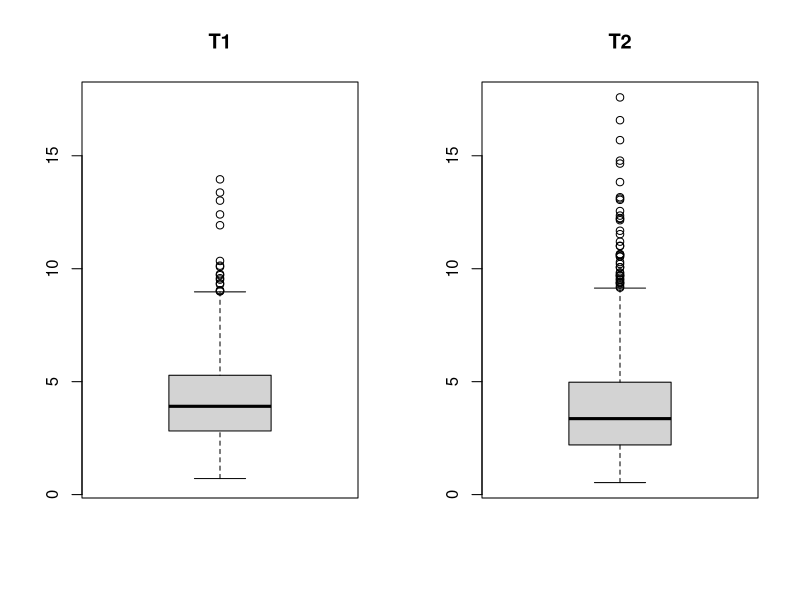
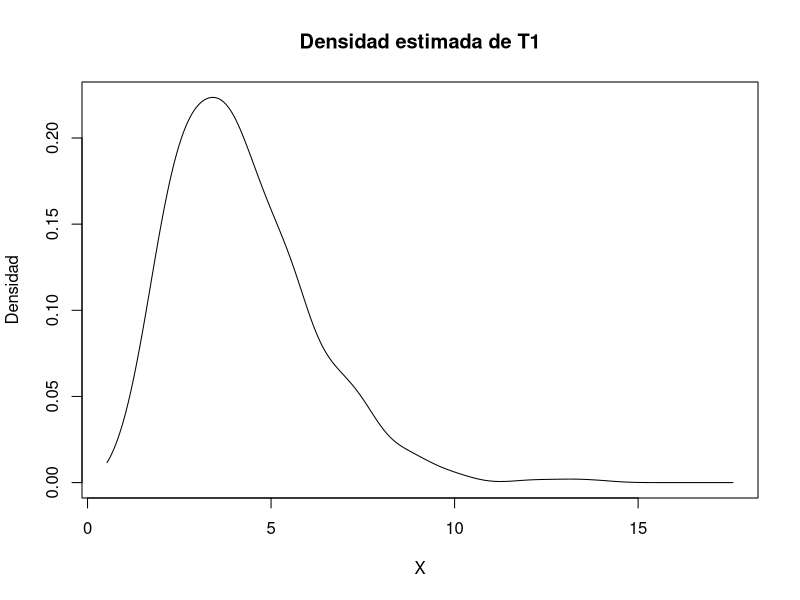
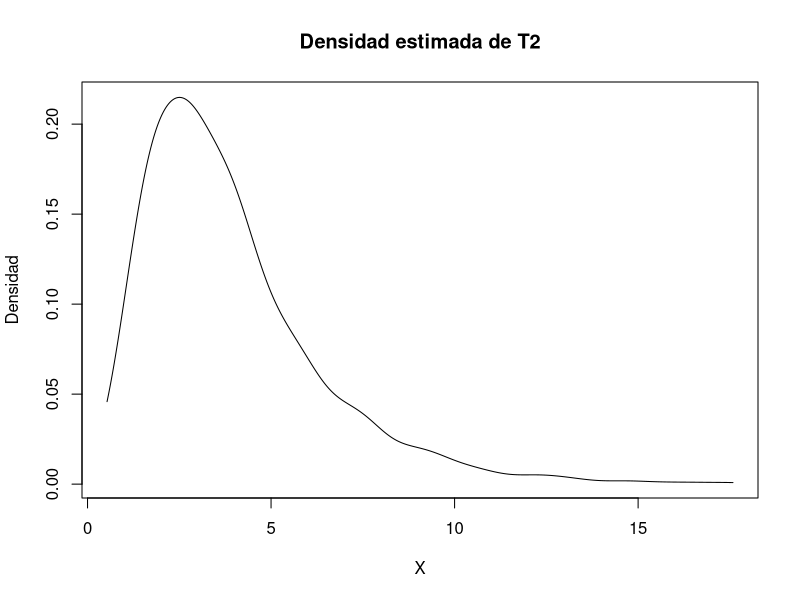

The R source for these figures, in order:
# Acordarse de poner LINES, POINTS, etc, luego de un plot

set.seed(2023)

# Obtener estadístico de una distribución a partir de p-valor (cuantil 1-p).

qnorm(1-0.025, mean = 0, sd = 1)

# Función de distribución

pnorm(1)

# Muestra aleatoria

rnorm(10)


# Ejercicio 3 Repaso

# Inciso a)


#' Función que genera una observación para T1 y para T2
#' 
#' @param n Tamaño de muestra con distribución exp(lambda).
#' @param lambda Parámetro de la distribución.
#' @returns El primer componente corresponde a la observación de T1 y la segunda
#' a la observación de T2.
calculate_estimators <- function(n, lambda){
  sample1 <- rexp(n, rate=lambda)
  T1 <- mean(sample1)^2
  T2 <- 1/(n-1) * sum((sample1 - mean(sample1))^2)
  
  c(T1, T2)
}

n <- 20
lambda <- 1/2
calculate_estimators(n, lambda)

# Inciso b)

set.seed(2023)
Nreps <- 1000
T1_obs <- c()
T2_obs <- c()

for (i in 1:Nreps){
  obs <- calculate_estimators(n, lambda)
  T1_obs <- c(T1_obs, obs[1])
  T2_obs <- c(T2_obs, obs[2])
}

# Inciso c)

par(mfrow = c(1, 2))
ymin <- min(c(T1_obs, T2_obs))
ymax <- max(c(T1_obs, T2_obs))
boxplot(T1_obs, main="T1", ylim = c(ymin, ymax))
boxplot(T2_obs, main="T2", ylim = c(ymin, ymax))

# En ambos casos se ven colas gordas hacia valores más altos. En T2, sin embargo,
# se ve más cantidad de outliers.

# Inciso d)

# Sino, es con el comando density()

par(mfrow = c(1, 1))

kde_gauss <- function(datos, h, t){
  n <- length(datos)
  u <- (t - datos)/h
  return((1/(n*h)) * (1/sqrt(2*pi)) * sum(exp(-u^2 / 2)))
}

# Creo función para calcular ventana de Silverman

calculate_h_sil <- function(datos){
  n <- length(datos)
  datos_iqr <- IQR(datos)
  s<-sd(datos)
  1.06*min(s, datos_iqr/1.34)*n^(-1/5)
} 

x_graf <- seq(from=ymin, to=ymax, length.out=1000)
y_graf_t1 <- c()
y_graf_t2 <- c()
h_sil_t1 <- calculate_h_sil(T1_obs)
h_sil_t2 <- calculate_h_sil(T2_obs)

for (x in x_graf){
  y_graf_t1 <- c(y_graf_t1, kde_gauss(T1_obs, h_sil_t1, x))
}

plot(
  x_graf, 
  y_graf_t1, 
  main="Densidad estimada de T1", type="l", xlab="X", ylab="Densidad"
)


for (x in x_graf){
  y_graf_t2 <- c(y_graf_t2, kde_gauss(T2_obs, h_sil_t2, x))
}

plot(
  x_graf, 
  y_graf_t2, 
  main="Densidad estimada de T2", type="l", xlab="X", ylab="Densidad"
)


# Inciso e)

ecm_estimate <- function(datos, real){
  (1/length(datos))*sum((datos-real)^2)
}

estim_ecm_t1 <- ecm_estimate(T1_obs, (1/lambda^2))
estim_ecm_t2 <- ecm_estimate(T2_obs, (1/lambda^2))

# Empíricamente, T1 ha obtenido un error cuadrático medio menor. Esto puede tener sentido
# ya que T1 se construye con más información acerca de la muestra exponencial, que T2.